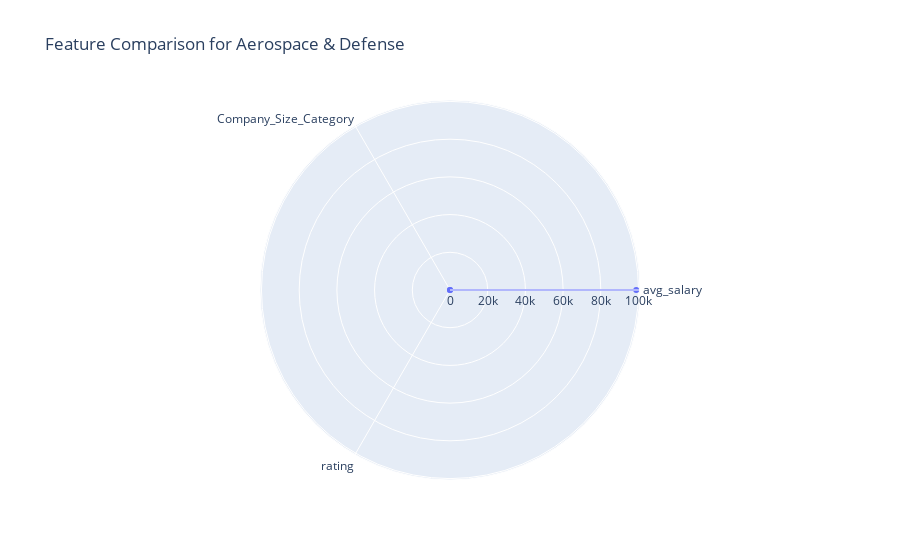

Notebook code cell kept with this figure:
### Markdown cell above
3. Will the gained insights help creating a positive business impact?
Ans-> Yes

### Code cell
%pip install plotly
import plotly.graph_objects as go

# Use correct column names as per your dataframe
categories = ["avg_salary", "Company_Size_Category", "rating"]

# For Company_Size_Category, we need to convert it to a numeric value for plotting
size_mapping = {"Small": 1, "Medium": 2, "Large": 3, "Unknown": 0}
df["company_size_category_num"] = df["Company_Size_Category"].map(size_mapping)

# Compute mean values for a specific industry (e.g., the first one)
industry_name = df["industry"].iloc[0]
industry_df = df[df["industry"] == industry_name]
values = [
	industry_df["avg_salary"].mean(),
	industry_df["company_size_category_num"].mean(),
	industry_df["rating"].mean()
]

fig = go.Figure()
fig.add_trace(go.Scatterpolar(r=values, theta=categories, fill="toself"))
fig.update_layout(title=f"Feature Comparison for {industry_name}", polar=dict(radialaxis=dict(visible=True)))
fig.show()

### Figure 1 — Plotly figure (JSON) as saved in the notebook; plotly's stock layout.template omitted (floating-point values rounded to 4 significant figures)
{"data": [{"fill": "toself", "r": [98790.0, 1.742, 4.019], "theta": ["avg_salary", "Company_Size_Category", "rating"], "type": "scatterpolar"}], "layout": {"polar": {"radialaxis": {"visible": true}}, "title": {"text": "Feature Comparison for Aerospace & Defense"}}}
